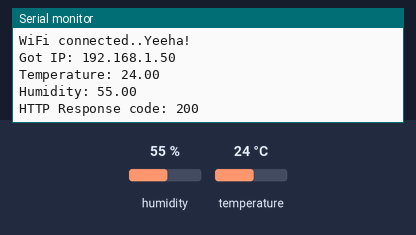
Bench run of a sketch on a simulated ESP8266 (Wemos D1 mini). Parts: the last lines printed to the serial monitor. Inputs (shaded band) come from the test bench; at power-on: humidity 55 %, temperature 24 °C. WiFi joins after 1.5 s; servers stay silent unless stated; uploads are accepted with an empty reply.

Above: at 3.3 s.
3.4 s: humidity set to 22 %
14.8 s: temperature set to 12 °C
At 17.47 s:
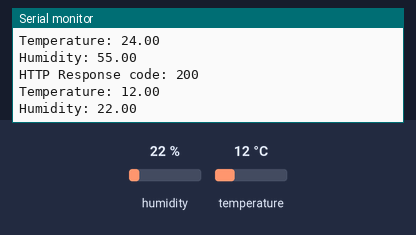
26.2 s: humidity set to 40 %
At 34.2 s:
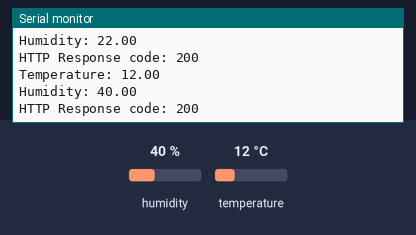

Measured:
- after the input at 14.8 s, the serial monitor: prints a new line after 2.5 s (image 1)
- after the input at 26.2 s, the serial monitor: prints a new line after 6.3 s (image 2)

The sketch:

wemos_sketch.ino
```cpp
#include <ESP8266WiFi.h>
#include <ESP8266HTTPClient.h>
#include "DHT.h"
// DHT22:   PIN 1:  VCC     connect to 3.3V
//          PIN 2:  Data    connect to D2
//          PIN 3:  NC      not used
//          PIN 4:  GND     connect to G

// Type of Sensor, in this case DHT22
//#define DHTTYPE DHT11   // DHT 11
//#define DHTTYPE DHT21   // DHT 21 (AM2301)
#define DHTTYPE DHT22   // DHT 22  (AM2302), AM2321

// Wifi-login
const char* ssid = "Your_SSID";
const char* password = "Your_wifi-pass";

// Widget-URL
const char* widgeturl = "http://smashing-dashboard-url:3030/widgets/roomtemperature";

// DHT Sensor
// Connected Pin of "Data" from DHT22
// uint8_t DHTPin = D2;
uint8_t DHTPin = 4;

// Initialize DHT sensor.
DHT dht(DHTPin, DHTTYPE);

// define variables
float Temperature;
float Humidity;

void setup() {
  Serial.begin(115200);
  delay(100);

  pinMode(DHTPin, INPUT);

  dht.begin();

  Serial.println("Connecting to ");
  Serial.println(ssid);

  //connect to your local wi-fi network
  WiFi.begin(ssid, password);

  //check wi-fi is connected to wi-fi network
  while (WiFi.status() != WL_CONNECTED) {
  delay(1000);
  //Serial.println(WiFi.status());
  Serial.println("Connecting...");
  }
  Serial.println("");
  Serial.println("WiFi connected..Yeeha!");
  Serial.print("Got IP: ");  Serial.println(WiFi.localIP());
}
void loop() {
  Temperature = dht.readTemperature(); // Gets the values of the temperature
  Humidity = dht.readHumidity(); // Gets the values of the humidity

  // Output on screen (for debug)
  Serial.print("Temperature: ");
  Serial.println(Temperature);
  Serial.print("Humidity: ");
  Serial.println(Humidity);

  // Declare an object of class HTTPClient
  HTTPClient http;

  // Dashboard-Update start
  http.begin(widgeturl);

  // HTTP request with a content type: application/json
  http.addHeader("Content-Type", "application/json");
  String Post = "{\"auth_token\":\"YOUR_AUTH_TOKEN\",\"temperature\":" + String(Temperature) + ",\"humidity\":" + String(Humidity) + "}";
  int httpResponseCode = http.POST(Post);

  // Check return-code
  Serial.print("HTTP Response code: ");
  Serial.println(httpResponseCode);

  // Free resources
  http.end();

  delay(15000); // wait 15 seconds
}
```
